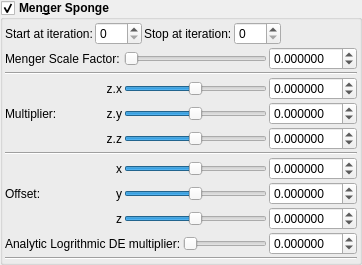
    <widget class="MyGroupBox" name="groupCheck_transf_function_enabledM_false">
     <property name="font">
      <font>
       <weight>75</weight>
       <bold>true</bold>
      </font>
     </property>
     <property name="toolTip">
      <string/>
     </property>
     <property name="title">
      <string>Men&amp;ger Sponge</string>
     </property>
     <property name="checkable">
      <bool>true</bool>
     </property>
     <layout class="QVBoxLayout" name="verticalLayout_30" stretch="0,0,0">
      <property name="spacing">
       <number>2</number>
      </property>
      <property name="leftMargin">
       <number>2</number>
      </property>
      <property name="topMargin">
       <number>2</number>
      </property>
      <property name="rightMargin">
       <number>2</number>
      </property>
      <property name="bottomMargin">
       <number>2</number>
      </property>
      <item>
       <layout class="QGridLayout" name="gridLayout_14">
        <item row="0" column="3">
         <widget class="MySpinBox" name="spinboxInt_transf_stop_iterations_M">
          <property name="sizePolicy">
           <sizepolicy hsizetype="Minimum" vsizetype="Maximum">
            <horstretch>0</horstretch>
            <verstretch>0</verstretch>
           </sizepolicy>
          </property>
          <property name="font">
           <font>
            <weight>50</weight>
            <bold>false</bold>
           </font>
          </property>
          <property name="maximum">
           <number>250</number>
          </property>
         </widget>
        </item>
        <item row="0" column="2">
         <widget class="QLabel" name="label_252">
          <property name="font">
           <font>
            <weight>50</weight>
            <bold>false</bold>
           </font>
          </property>
          <property name="text">
           <string>Stop at iteration:</string>
          </property>
         </widget>
        </item>
        <item row="0" column="4">
         <spacer name="horizontalSpacer_2">
          <property name="orientation">
           <enum>Qt::Horizontal</enum>
          </property>
          <property name="sizeHint" stdset="0">
           <size>
            <width>40</width>
            <height>2</height>
           </size>
          </property>
         </spacer>
        </item>
        <item row="0" column="1">
         <widget class="MySpinBox" name="spinboxInt_transf_start_iterations_M">
          <property name="sizePolicy">
           <sizepolicy hsizetype="Minimum" vsizetype="Maximum">
            <horstretch>0</horstretch>
            <verstretch>0</verstretch>
           </sizepolicy>
          </property>
          <property name="font">
           <font>
            <weight>50</weight>
            <bold>false</bold>
           </font>
          </property>
          <property name="maximum">
           <number>250</number>
          </property>
         </widget>
        </item>
        <item row="0" column="0">
         <widget class="QLabel" name="label_67">
          <property name="font">
           <font>
            <weight>50</weight>
            <bold>false</bold>
           </font>
          </property>
          <property name="text">
           <string>Start at iteration:</string>
          </property>
         </widget>
        </item>
       </layout>
      </item>
      <item>
       <layout class="QGridLayout" name="gridLayout_64">
        <property name="spacing">
         <number>2</number>
        </property>
        <item row="9" column="5">
         <widget class="MyDoubleSpinBox" name="spinbox_transf_scaleA_1">
          <property name="sizePolicy">
           <sizepolicy hsizetype="Minimum" vsizetype="Maximum">
            <horstretch>0</horstretch>
            <verstretch>0</verstretch>
           </sizepolicy>
          </property>
          <property name="font">
           <font>
            <weight>50</weight>
            <bold>false</bold>
           </font>
          </property>
          <property name="prefix">
           <string/>
          </property>
          <property name="suffix">
           <string/>
          </property>
          <property name="decimals">
           <number>6</number>
          </property>
          <property name="minimum">
           <double>-99.989999999999995</double>
          </property>
          <property name="maximum">
           <double>99.989999999999995</double>
          </property>
          <property name="singleStep">
           <double>0.100000000000000</double>
          </property>
         </widget>
        </item>
        <item row="4" column="5">
         <widget class="MyDoubleSpinBox" name="spinbox3_transf_constant_multiplierA_111_z">
          <property name="sizePolicy">
           <sizepolicy hsizetype="Minimum" vsizetype="Maximum">
            <horstretch>0</horstretch>
            <verstretch>0</verstretch>
           </sizepolicy>
          </property>
          <property name="font">
           <font>
            <weight>50</weight>
            <bold>false</bold>
           </font>
          </property>
          <property name="prefix">
           <string/>
          </property>
          <property name="suffix">
           <string/>
          </property>
          <property name="decimals">
           <number>6</number>
          </property>
          <property name="minimum">
           <double>-99.989999999999995</double>
          </property>
          <property name="maximum">
           <double>99.989999999999995</double>
          </property>
          <property name="singleStep">
           <double>0.100000000000000</double>
          </property>
         </widget>
        </item>
        <item row="2" column="1" rowspan="3">
         <widget class="QLabel" name="label_91">
          <property name="font">
           <font>
            <weight>50</weight>
            <bold>false</bold>
           </font>
          </property>
          <property name="text">
           <string>Multiplier:</string>
          </property>
         </widget>
        </item>
        <item row="6" column="2">
         <widget class="QLabel" name="label_120">
          <property name="font">
           <font>
            <weight>50</weight>
            <bold>false</bold>
           </font>
          </property>
          <property name="text">
           <string notr="true">x</string>
          </property>
          <property name="alignment">
           <set>Qt::AlignRight|Qt::AlignTrailing|Qt::AlignVCenter</set>
          </property>
         </widget>
        </item>
        <item row="1" column="1" colspan="5">
         <widget class="Line" name="line_57">
          <property name="orientation">
           <enum>Qt::Horizontal</enum>
          </property>
         </widget>
        </item>
        <item row="3" column="5">
         <widget class="MyDoubleSpinBox" name="spinbox3_transf_constant_multiplierA_111_y">
          <property name="sizePolicy">
           <sizepolicy hsizetype="Minimum" vsizetype="Maximum">
            <horstretch>0</horstretch>
            <verstretch>0</verstretch>
           </sizepolicy>
          </property>
          <property name="font">
           <font>
            <weight>50</weight>
            <bold>false</bold>
           </font>
          </property>
          <property name="prefix">
           <string/>
          </property>
          <property name="suffix">
           <string/>
          </property>
          <property name="decimals">
           <number>6</number>
          </property>
          <property name="minimum">
           <double>-99.989999999999995</double>
          </property>
          <property name="maximum">
           <double>99.989999999999995</double>
          </property>
          <property name="singleStep">
           <double>0.100000000000000</double>
          </property>
         </widget>
        </item>
        <item row="5" column="1" colspan="5">
         <widget class="Line" name="line_56">
          <property name="orientation">
           <enum>Qt::Horizontal</enum>
          </property>
         </widget>
        </item>
        <item row="2" column="2">
         <widget class="QLabel" name="label_93">
          <property name="font">
           <font>
            <weight>50</weight>
            <bold>false</bold>
           </font>
          </property>
          <property name="text">
           <string notr="true">z.x</string>
          </property>
          <property name="alignment">
           <set>Qt::AlignRight|Qt::AlignTrailing|Qt::AlignVCenter</set>
          </property>
          <property name="wordWrap">
           <bool>true</bool>
          </property>
         </widget>
        </item>
        <item row="7" column="2">
         <widget class="QLabel" name="label_121">
          <property name="font">
           <font>
            <weight>50</weight>
            <bold>false</bold>
           </font>
          </property>
          <property name="text">
           <string notr="true">y</string>
          </property>
          <property name="alignment">
           <set>Qt::AlignRight|Qt::AlignTrailing|Qt::AlignVCenter</set>
          </property>
         </widget>
        </item>
        <item row="8" column="5">
         <widget class="MyDoubleSpinBox" name="spinbox3_transf_addition_constantA_000_z">
          <property name="sizePolicy">
           <sizepolicy hsizetype="Minimum" vsizetype="Maximum">
            <horstretch>0</horstretch>
            <verstretch>0</verstretch>
           </sizepolicy>
          </property>
          <property name="font">
           <font>
            <weight>50</weight>
            <bold>false</bold>
           </font>
          </property>
          <property name="prefix">
           <string/>
          </property>
          <property name="suffix">
           <string/>
          </property>
          <property name="decimals">
           <number>6</number>
          </property>
          <property name="minimum">
           <double>-99.989999999999995</double>
          </property>
          <property name="maximum">
           <double>99.989999999999995</double>
          </property>
          <property name="singleStep">
           <double>0.100000000000000</double>
          </property>
         </widget>
        </item>
        <item row="6" column="5">
         <widget class="MyDoubleSpinBox" name="spinbox3_transf_addition_constantA_000_x">
          <property name="sizePolicy">
           <sizepolicy hsizetype="Minimum" vsizetype="Maximum">
            <horstretch>0</horstretch>
            <verstretch>0</verstretch>
           </sizepolicy>
          </property>
          <property name="font">
           <font>
            <weight>50</weight>
            <bold>false</bold>
           </font>
          </property>
          <property name="prefix">
           <string/>
          </property>
          <property name="suffix">
           <string/>
          </property>
          <property name="decimals">
           <number>6</number>
          </property>
          <property name="minimum">
           <double>-99.989999999999995</double>
          </property>
          <property name="maximum">
           <double>99.989999999999995</double>
          </property>
          <property name="singleStep">
           <double>0.100000000000000</double>
          </property>
         </widget>
        </item>
        <item row="7" column="5">
         <widget class="MyDoubleSpinBox" name="spinbox3_transf_addition_constantA_000_y">
          <property name="sizePolicy">
           <sizepolicy hsizetype="Minimum" vsizetype="Maximum">
            <horstretch>0</horstretch>
            <verstretch>0</verstretch>
           </sizepolicy>
          </property>
          <property name="font">
           <font>
            <weight>50</weight>
            <bold>false</bold>
           </font>
          </property>
          <property name="prefix">
           <string/>
          </property>
          <property name="suffix">
           <string/>
          </property>
          <property name="decimals">
           <number>6</number>
          </property>
          <property name="minimum">
           <double>-99.989999999999995</double>
          </property>
          <property name="maximum">
           <double>99.989999999999995</double>
          </property>
          <property name="singleStep">
           <double>0.100000000000000</double>
          </property>
         </widget>
        </item>
        <item row="8" column="2">
         <widget class="QLabel" name="label_122">
          <property name="font">
           <font>
            <weight>50</weight>
            <bold>false</bold>
           </font>
          </property>
          <property name="text">
           <string notr="true">z</string>
          </property>
          <property name="alignment">
           <set>Qt::AlignRight|Qt::AlignTrailing|Qt::AlignVCenter</set>
          </property>
         </widget>
        </item>
        <item row="0" column="1" colspan="2">
         <widget class="QLabel" name="label_64">
          <property name="font">
           <font>
            <weight>50</weight>
            <bold>false</bold>
           </font>
          </property>
          <property name="text">
           <string>Menger Scale Factor:</string>
          </property>
         </widget>
        </item>
        <item row="0" column="5">
         <widget class="MyDoubleSpinBox" name="spinbox_transf_scale_3">
          <property name="sizePolicy">
           <sizepolicy hsizetype="Minimum" vsizetype="Maximum">
            <horstretch>0</horstretch>
            <verstretch>0</verstretch>
           </sizepolicy>
          </property>
          <property name="font">
           <font>
            <weight>50</weight>
            <bold>false</bold>
           </font>
          </property>
          <property name="prefix">
           <string/>
          </property>
          <property name="suffix">
           <string/>
          </property>
          <property name="decimals">
           <number>6</number>
          </property>
          <property name="minimum">
           <double>-99.989999999999995</double>
          </property>
          <property name="maximum">
           <double>99.989999999999995</double>
          </property>
          <property name="singleStep">
           <double>0.100000000000000</double>
          </property>
         </widget>
        </item>
        <item row="4" column="2">
         <widget class="QLabel" name="label_98">
          <property name="font">
           <font>
            <weight>50</weight>
            <bold>false</bold>
           </font>
          </property>
          <property name="text">
           <string notr="true">z.z</string>
          </property>
          <property name="alignment">
           <set>Qt::AlignRight|Qt::AlignTrailing|Qt::AlignVCenter</set>
          </property>
         </widget>
        </item>
        <item row="2" column="5">
         <widget class="MyDoubleSpinBox" name="spinbox3_transf_constant_multiplierA_111_x">
          <property name="sizePolicy">
           <sizepolicy hsizetype="Minimum" vsizetype="Maximum">
            <horstretch>0</horstretch>
            <verstretch>0</verstretch>
           </sizepolicy>
          </property>
          <property name="font">
           <font>
            <weight>50</weight>
            <bold>false</bold>
           </font>
          </property>
          <property name="prefix">
           <string/>
          </property>
          <property name="suffix">
           <string/>
          </property>
          <property name="decimals">
           <number>6</number>
          </property>
          <property name="minimum">
           <double>-99.989999999999995</double>
          </property>
          <property name="maximum">
           <double>99.989999999999995</double>
          </property>
          <property name="singleStep">
           <double>0.100000000000000</double>
          </property>
         </widget>
        </item>
        <item row="9" column="1" colspan="3">
         <widget class="QLabel" name="label_176">
          <property name="font">
           <font>
            <weight>50</weight>
            <bold>false</bold>
           </font>
          </property>
          <property name="text">
           <string>Analytic Logrithmic DE multiplier:</string>
          </property>
         </widget>
        </item>
        <item row="6" column="1" rowspan="3">
         <widget class="QLabel" name="label_255">
          <property name="font">
           <font>
            <weight>50</weight>
            <bold>false</bold>
           </font>
          </property>
          <property name="text">
           <string>Offset:</string>
          </property>
         </widget>
        </item>
        <item row="3" column="2">
         <widget class="QLabel" name="label_90">
          <property name="font">
           <font>
            <weight>50</weight>
            <bold>false</bold>
           </font>
          </property>
          <property name="text">
           <string notr="true">z.y</string>
          </property>
          <property name="alignment">
           <set>Qt::AlignRight|Qt::AlignTrailing|Qt::AlignVCenter</set>
          </property>
         </widget>
        </item>
        <item row="9" column="4">
         <widget class="QSlider" name="slider_transf_scaleA_1">
          <property name="sizePolicy">
           <sizepolicy hsizetype="Expanding" vsizetype="Maximum">
            <horstretch>0</horstretch>
            <verstretch>0</verstretch>
           </sizepolicy>
          </property>
          <property name="minimum">
           <number>0</number>
          </property>
          <property name="maximum">
           <number>2000000</number>
          </property>
          <property name="value">
           <number>0</number>
          </property>
          <property name="sliderPosition">
           <number>0</number>
          </property>
          <property name="orientation">
           <enum>Qt::Horizontal</enum>
          </property>
         </widget>
        </item>
        <item row="0" column="3" colspan="2">
         <widget class="QSlider" name="slider_transf_scale_3">
          <property name="sizePolicy">
           <sizepolicy hsizetype="Preferred" vsizetype="Preferred">
            <horstretch>0</horstretch>
            <verstretch>0</verstretch>
           </sizepolicy>
          </property>
          <property name="minimum">
           <number>0</number>
          </property>
          <property name="maximum">
           <number>10000000</number>
          </property>
          <property name="singleStep">
           <number>1</number>
          </property>
          <property name="orientation">
           <enum>Qt::Horizontal</enum>
          </property>
         </widget>
        </item>
        <item row="2" column="3" colspan="2">
         <widget class="QSlider" name="slider3_transf_constant_multiplierA_111_x">
          <property name="sizePolicy">
           <sizepolicy hsizetype="Preferred" vsizetype="Preferred">
            <horstretch>0</horstretch>
            <verstretch>0</verstretch>
           </sizepolicy>
          </property>
          <property name="minimum">
           <number>-5000000</number>
          </property>
          <property name="maximum">
           <number>5000000</number>
          </property>
          <property name="singleStep">
           <number>1</number>
          </property>
          <property name="orientation">
           <enum>Qt::Horizontal</enum>
          </property>
         </widget>
        </item>
        <item row="3" column="3" colspan="2">
         <widget class="QSlider" name="slider3_transf_constant_multiplierA_111_y">
          <property name="sizePolicy">
           <sizepolicy hsizetype="Expanding" vsizetype="Maximum">
            <horstretch>0</horstretch>
            <verstretch>0</verstretch>
           </sizepolicy>
          </property>
          <property name="minimum">
           <number>-5000000</number>
          </property>
          <property name="maximum">
           <number>5000000</number>
          </property>
          <property name="singleStep">
           <number>1</number>
          </property>
          <property name="orientation">
           <enum>Qt::Horizontal</enum>
          </property>
         </widget>
        </item>
        <item row="4" column="3" colspan="2">
         <widget class="QSlider" name="slider3_transf_constant_multiplierA_111_z">
          <property name="sizePolicy">
           <sizepolicy hsizetype="Expanding" vsizetype="Maximum">
            <horstretch>0</horstretch>
            <verstretch>0</verstretch>
           </sizepolicy>
          </property>
          <property name="minimum">
           <number>-5000000</number>
          </property>
          <property name="maximum">
           <number>5000000</number>
          </property>
          <property name="singleStep">
           <number>1</number>
          </property>
          <property name="orientation">
           <enum>Qt::Horizontal</enum>
          </property>
         </widget>
        </item>
        <item row="6" column="3" colspan="2">
         <widget class="QSlider" name="slider3_transf_addition_constantA_000_x">
          <property name="sizePolicy">
           <sizepolicy hsizetype="Preferred" vsizetype="Preferred">
            <horstretch>0</horstretch>
            <verstretch>0</verstretch>
           </sizepolicy>
          </property>
          <property name="minimum">
           <number>-5000000</number>
          </property>
          <property name="maximum">
           <number>5000000</number>
          </property>
          <property name="singleStep">
           <number>1</number>
          </property>
          <property name="orientation">
           <enum>Qt::Horizontal</enum>
          </property>
         </widget>
        </item>
        <item row="7" column="3" colspan="2">
         <widget class="QSlider" name="slider3_transf_addition_constantA_000_y">
          <property name="sizePolicy">
           <sizepolicy hsizetype="Expanding" vsizetype="Maximum">
            <horstretch>0</horstretch>
            <verstretch>0</verstretch>
           </sizepolicy>
          </property>
          <property name="minimum">
           <number>-5000000</number>
          </property>
          <property name="maximum">
           <number>5000000</number>
          </property>
          <property name="singleStep">
           <number>1</number>
          </property>
          <property name="orientation">
           <enum>Qt::Horizontal</enum>
          </property>
         </widget>
        </item>
        <item row="8" column="3" colspan="2">
         <widget class="QSlider" name="slider3_transf_addition_constantA_000_z">
          <property name="sizePolicy">
           <sizepolicy hsizetype="Expanding" vsizetype="Maximum">
            <horstretch>0</horstretch>
            <verstretch>0</verstretch>
           </sizepolicy>
          </property>
          <property name="minimum">
           <number>-5000000</number>
          </property>
          <property name="maximum">
           <number>5000000</number>
          </property>
          <property name="singleStep">
           <number>1</number>
          </property>
          <property name="orientation">
           <enum>Qt::Horizontal</enum>
          </property>
         </widget>
        </item>
       </layout>
      </item>
      <item>
       <widget class="Line" name="line_5">
        <property name="orientation">
         <enum>Qt::Horizontal</enum>
        </property>
       </widget>
      </item>
     </layout>
    </widget>
